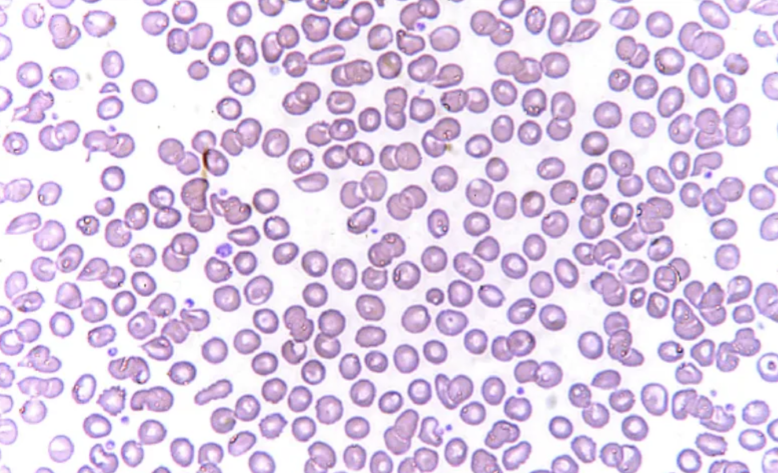
#> input picture PythonProjectsApp/LescalImageCounter/Counting/image.png, 778 x 473 px
$ jupyter execute counting_objects.ipynb
#> lines starting #> are read from the running program, lines starting #| are printed output that depends on the picture; after the words box and inside, x2 and y2 are one past the last pixel; in counts of white or black regions, pixels touching at a corner belong together
[cell 1]
def countElements(image_path):
#> called with image_path = 'image.png'
    from skimage.io import imread, imsave
    from skimage.color import rgb2gray
    from skimage.filters import threshold_otsu
    from skimage.morphology import (erosion, dilation, closing, opening, area_closing, area_opening)
    from skimage.measure import label, regionprops
    import matplotlib.pyplot as plt

    # lecture image
    im = imread(image_path)
#> im is the input picture: shape (473, 778, 4); mean R, G, B, A 222.9, 206.2, 231.2, 255

    # Pre Traitement selon la nature de l'image
    if len(im.shape) == 2:
        pass
    elif len(im.shape) == 3:
        if im.shape[2] == 3:
            im = rgb2gray(im)
        elif im.shape[2] > 3:
            im = im[:,:,:3]
#> im: shape (473, 778, 3)
            im = rgb2gray(im)
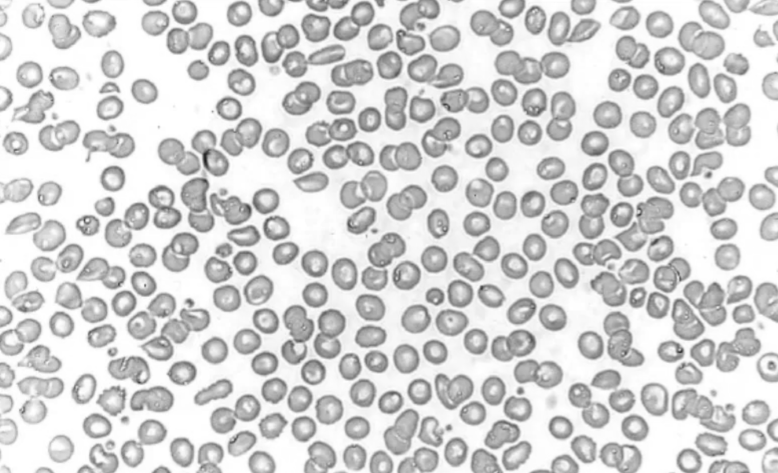
#> im: shape (473, 778) float64; min 0.123, max 1, mean 0.83

    # Binarisation
    seuil_otsu = threshold_otsu(im)
#> seuil_otsu = 0.806
    im = im < seuil_otsu
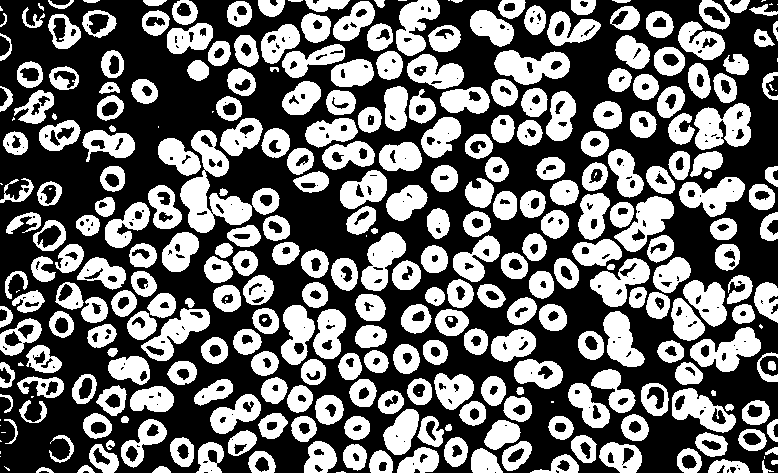
#> im: shape (473, 778) bool; 42.5% white; 329 white regions (38 under 20 px), largest, box (x1, y1, x2, y2) and area: (180, 130, 252, 233) 3053, (694, 103, 751, 150) 1828, (494, 50, 570, 85) 1670

    # operations morphologiques
    im_morph = area_closing(area_opening(im, 201), 201)
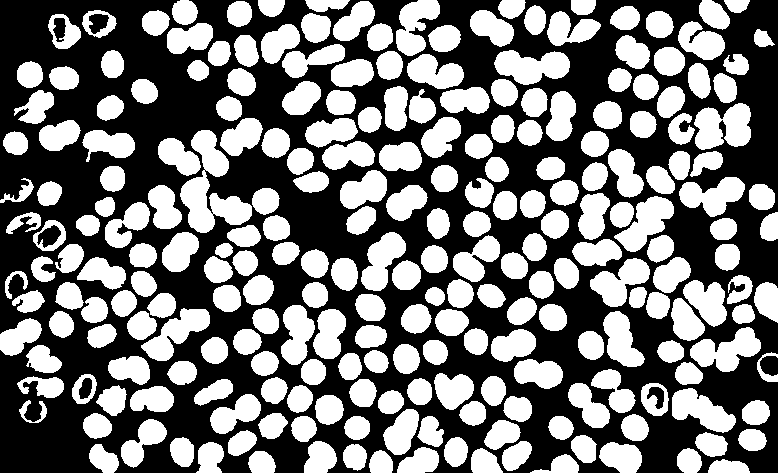
#> im_morph: shape (473, 778) bool; 46.5% white; 245 white regions

    # labelling
    label_im = label(im_morph)
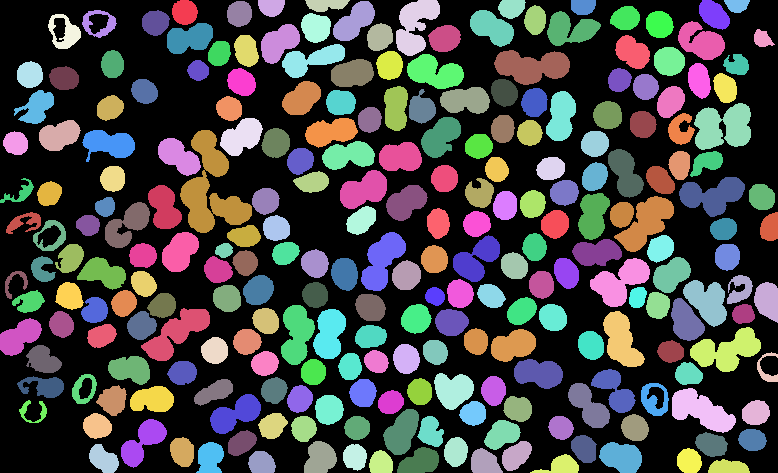
#> label_im: shape (473, 778) int32; 246 distinct labels, from 0 to 245; one colour per label, 0 black

    # extraction blobs
    props = regionprops(label_im)
#> props = 245 regions; largest, box (x1, y1, x2, y2) and area: (180, 130, 252, 233) 3249, (694, 103, 751, 150) 1935, (494, 50, 570, 85) 1787, (690, 327, 761, 372) 1731, (614, 196, 674, 252) 1648

    area_list = []
    for prop in props:
        area_list.append(prop.area)
#> after the loop, area_list = 245 values, max 3249 at index 70, min 202 at index 124, mean 699.2
    mini = min(area_list)
#> mini = 202

    # comptage et affichage des blob identifiés
    fig, ax = plt.subplots(figsize=(18, 8))
    ax.imshow(label_im)

    count = 0
    for i, prop in enumerate(filter(lambda x: x.area > mini, props)):
        y1, x1, y2, x2 = (prop.bbox[0], prop.bbox[1],
                          prop.bbox[2], prop.bbox[3])
        width = x2 - x1
        height = y2 - y1
        r = plt.Rectangle((x1, y1), width = width, height=height, color='b', fill=False)
        plt.xticks([])
        plt.yticks([])
        ax.add_patch(r)
        count += 1
#> this loop made 244 passes
#> (y1, x1, y2, x2, width, height) on passes 1 to 3: (0, 172, 25, 198, 26, 25), (0, 258, 17, 285, 27, 17), (0, 305, 12, 350, 45, 12)
#> after the loop, count = 244

    # enregistrer l'image traitée
    plt.savefig('outimage.png', bbox_inches='tight', pad_inches=0)
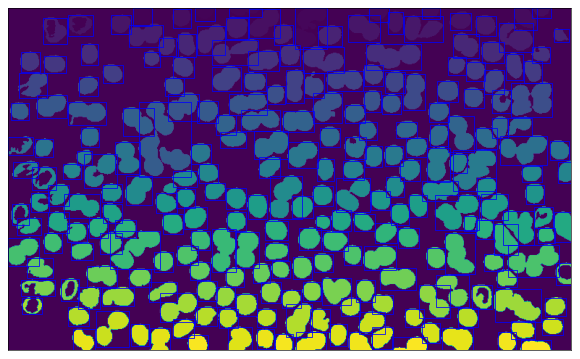
#> figure drawn by matplotlib, 1 panel

    # retourner l'image traitée et le nbre d'éléments
    return [label_im, count]

    print("Nombre d'éléments :" , count)

[cell 2]
# Test
image_path = 'image.png'
outImage, numberElements = countElements(image_path)
#> numberElements = 244

[cell 3]
from skimage.io import imshow
imshow(outImage)

[cell 4]
numberElements
#> Out = 244
